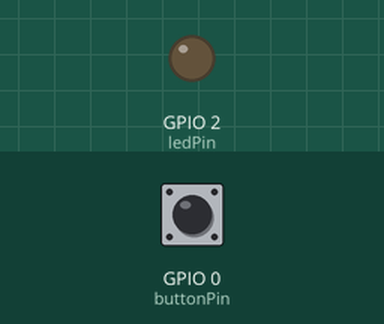
Bench run of a sketch on a simulated ESP32. Parts: output pins drawn as LEDs (lit = HIGH). Inputs (shaded band) come from the test bench; at power-on: GPIO 0 (buttonPin) HIGH. What the sketch prints to the serial monitor is not drawn.

Above: at 1.2 s.
1.3 s: GPIO 0 (buttonPin) pulled LOW for 0.15 s
At 1.37 s:
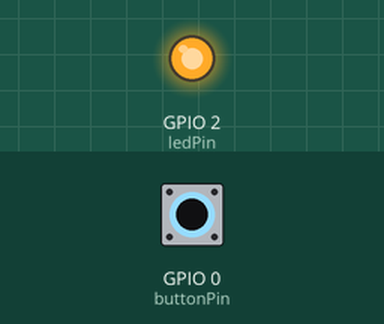
2.9 s: GPIO 0 (buttonPin) pulled LOW for 3.2 s
At 7.5 s:
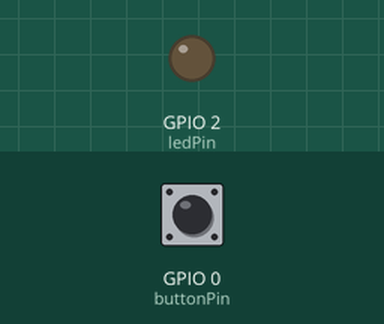
Timing chart, 0 to 9.0 s (numbered marks = the images above; inputs shaded):
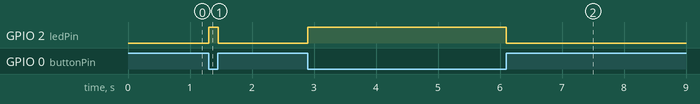

Measured:
- after the input at 1.3 s, GPIO 2 (ledPin): LOW → HIGH at once, → LOW 0.15 s later
- after the input at 2.9 s, GPIO 2 (ledPin): LOW → HIGH at once, → LOW 3.2 s later

The sketch:

LED.ino
```cpp
#include "Arduino.h"
// constants won't change. Used here to set a pin number:
const int ledPin =  2;// the number of the LED pin
const int buttonPin = 0;
uint8_t value = 0;

void setup() {
  // set the digital pin as output/input:
  pinMode(ledPin, OUTPUT);
  pinMode(buttonPin, INPUT);
  Serial.begin(115200);
}

void loop() {
  value = digitalRead(buttonPin);
  Serial.printf("Button = %d\n\r",value);
  if (value == 0) {
    // set the LED with 1 when button is pressed:
    digitalWrite(ledPin, 1);
  }
  else{
    digitalWrite(ledPin, 0);
  }
}
```
